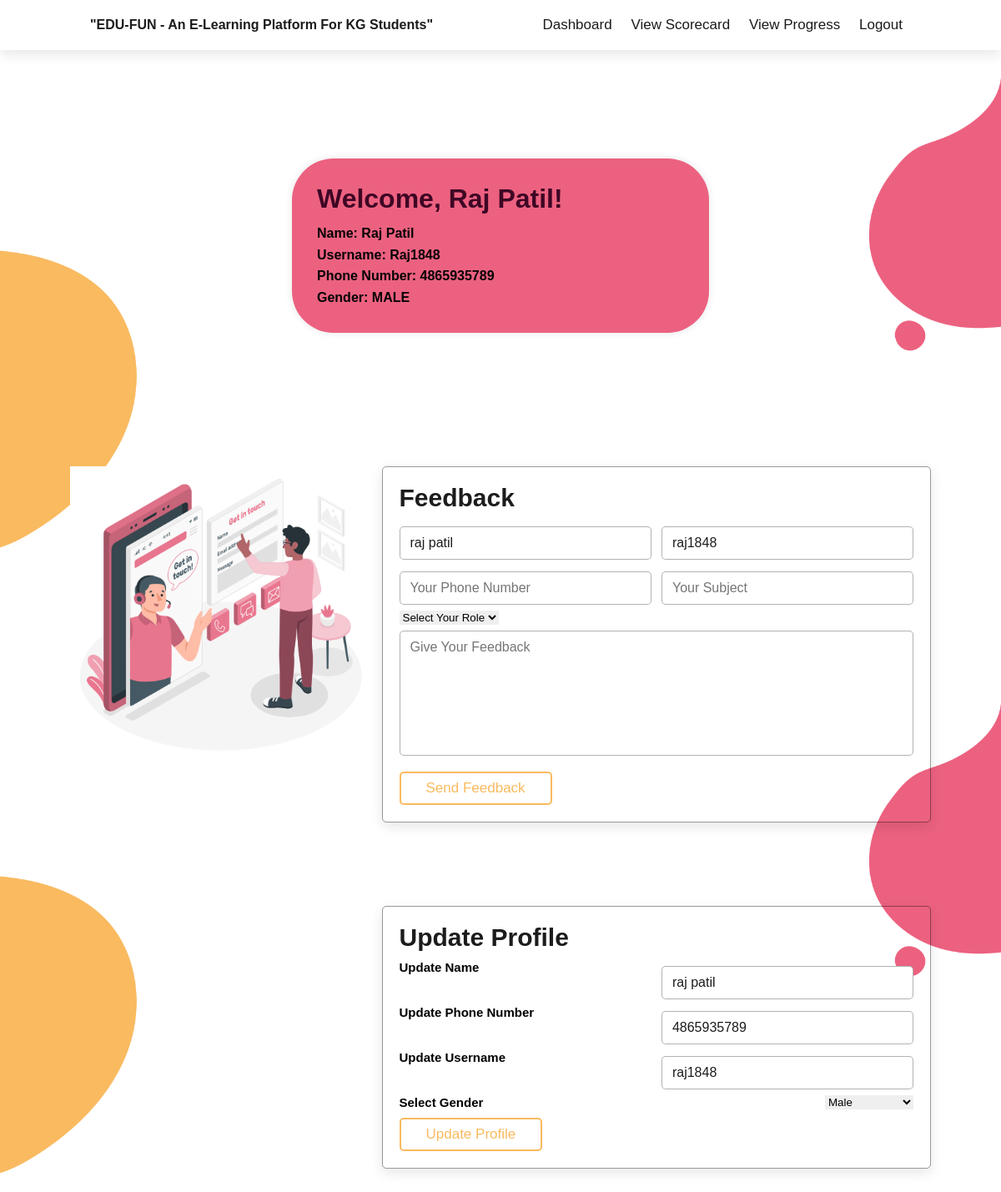
/parent_dashboard.php (signed in), run on the app's committed database.
### tables this page shows
CREATE TABLE `parent` (
  `Pid` int(11) NOT NULL,
  `Name` varchar(20) NOT NULL,
  `Phone` bigint(20) NOT NULL,
  `Pemail` varchar(225) NOT NULL,
  `password` varchar(225) NOT NULL,
  `status` int(11) NOT NULL,
  `gender` enum('MALE','FEMALE') NOT NULL
);

### parent_dashboard.php (the view, shortened to what this page needs)
<?php
include 'connect.php';
$email = $_SESSION['email'];
$sql = "SELECT * FROM parent WHERE Pemail = :email";
$stmt = $conn->prepare($sql);
$stmt->bindParam(':email', $email, PDO::PARAM_STR);
$stmt->execute();
$Parent = $stmt->fetch(PDO::FETCH_ASSOC);
$name = $Parent['Name'] ?? 'Not Provided';
$phone = $Parent['Phone'] ?? 'Not Provided';
$email = $Parent['Pemail'] ?? 'Not Provided';
$gender = $Parent['gender'] ?? 'Not Provided';
?>
<!DOCTYPE html>
<html lang="en">
<head>
    <link rel="stylesheet" href="css/dashboard.css">
    <link rel="stylesheet" href="css/dropdown.css">
    <link rel="stylesheet" href="/edufun/style.css">
</head>
<body>
    <header class="header">
        <a href="#" class="logo"> <i class="fas fa-school"></i><marquee>"EDU-FUN - An E-Learning Platform For KG Students"</marquee></a>
        <nav class="navbar">
            <a href="parent_dashboard.php">Dashboard</a>
            <a href="parent_scorecard.php">View Scorecard</a>
            <a href="parent_progress.php">View Progress</a>
            <a href="logout.php">Logout</a>
        </nav>
    </header>
    <div class="dashboard-container">
        <h1>Welcome, <?php echo htmlspecialchars($name); ?>!</h1>
        <p>Name: <?php echo htmlspecialchars($name); ?></p>
        <p>Username: <?php echo htmlspecialchars($email); ?></p>
        <p>Phone Number: <?php echo htmlspecialchars($phone); ?></p>
        <p>Gender: <?php echo htmlspecialchars($gender); ?></p>
    </div>
    <section class="contact" id="contact">
        <div class="row">
            <div class="image">
                <img src="images/contact.gif" alt="">
            </div>
            <form action="" method="POST">
                <h3>Feedback</h3>
                <div class="inputBox">
                    <input type="text" name="name" value="<?php echo htmlspecialchars($name); ?>" placeholder="Your Name" required>
                    <input type="email" name="email" value="<?php echo htmlspecialchars($email); ?>" placeholder="Your Email" required>
                </div>
                <div class="inputBox">
                    <input type="number" name="number" placeholder="Your Phone Number" required>
                    <input type="text" name="subject" placeholder="Your Subject" required>
                </div>
                <div class="inputBox">
                    <select name="role" required>
                        <option value="" disabled selected>Select your role</option>
                    </select>
                </div>
                <textarea name="feedback" placeholder="Give Your Feedback" required></textarea>
                <input type="submit" name="submit_feedback" value="Send Feedback" class="btn">
            </form>
        </div>
    </section>
    <section class="contact" id="update">
        <div class="row">
            <div class="image">
            </div>
            <form action="" method="POST">
                <h3>Update Profile</h3>
                <div class="inputBox">
                    <h2>Update Name</h2>
                    <input type="text" name="update_name" value="<?php echo htmlspecialchars($name); ?>" placeholder="Your Name" required>
                </div>
                <div class="inputBox">
                    <h2>Update Phone Number</h2>
                    <input type="text" name="update_phone" value="<?php echo htmlspecialchars($phone); ?>" placeholder="Your Phone Number" required>
                </div>
                <div class="inputBox">
                    <h2>Update Username</h2>
                    <input type="text" name="update_username" value="<?php echo htmlspecialchars($email); ?>" placeholder="Your Username" required>
                </div>
                <div class="inputBox">
                    <h2>Select Gender</h2>
                    <select name="update_gender" required>
                        <option value="Male" <?php if ($gender == 'Male') echo 'selected'; ?>>Male</option>
                    </select>
                </div>
                <input type="submit" name="update_profile" value="Update Profile" class="btn">
            </form>
        </div>
    </section>
</body>
</html>

### css/dashboard.css (style rules this page uses)
body { font-family: Arial, sans-serif; background: url('../images/teacher-bg.png'); margin: 0; padding: 0; background-size: 100%; height: 120vh; }
.dashboard-container { background-color: #ec6180; align-self: auto; margin : 190px auto 90px auto; padding: 30px; max-width: 500px; border-radius: 50px; box-shadow: 0 0 10px rgba(0, 0, 0, 0.1); }
h1 { color: #3e0624; font-size: 32px; margin-bottom: 10px; }
p { color: #030303; font-size: 16px; line-height: 1.6; font-weight: bold; }
a { text-decoration: none; color: #007bff; font-size: 16px; transition: color 0.3s ease; }

### style.css (style rules this page uses)
:root { --orange:#f9ba60; --pink:#e9768f; --black: #1d1c1c; --white: #fff; --light-color:#666; --box-shadow:0 .5rem 1.5rem rgba(0,0,0,.1); }
* { font-family: 'Poppins', sans-serif; margin: 0; padding: 0; box-sizing: border-box; outline: none; border: none; text-decoration: none; text-transform: capitalize; transition: all .2s linear; }
html { font-size: 62.5%; overflow-x: hidden; scroll-behavior: smooth; }
section { padding: 3rem 7%; }
.btn { font-size: 1.7rem; margin-top: 1rem; display: inline-block; padding: .8rem 3rem; border-radius: .5rem; border: .2rem solid var(--orange); color: var(--orange); background: none; cursor: pointer; }
.header { position: fixed; top: 0; left: 0; right: 0; z-index: 1000; display: flex; align-items: center; justify-content: space-between; padding: 2rem 9%; background: var(--white); box-shadow: var(--box-shadow); }
.header .logo { font-size: 120 rem; font-weight: bolder; color: var(--black); }
.header .navbar a { font-size: 1.7rem; margin: 0 1rem; color: var(--black); }
.contact .row { display: flex; flex-wrap: wrap; gap: 1.5rem; margin-top: 4rem; }
.contact .row .image { flex: 1 1 20rem; }
.contact .row .image img { width: 100%; }
.contact .row form { flex: 1 1 50rem; padding: 2rem; border: 0.1rem solid rgba(0,0,0,.4); box-shadow: var(--box-shadow); border-radius: .5rem; }
.contact .row form h3 { font-size: 3rem; padding-bottom: 1rem; color: var(--black); }
.contact .row form .inputBox { display: flex; flex-wrap: wrap; justify-content: space-between; }
.contact .row form .inputBox input { width: 49%; }
.contact .row form .inputBox input, .contact .row form textarea { font-size: 1.6rem; border: 0.1rem solid rgba(0,0,0,.3); border-radius: 0.5rem; padding: 1rem 1.2rem; color: var(--black); margin: .7rem 0; }
.contact .row form textarea { height: 15rem; width: 100%; resize: none; }
input, textarea { text-transform: none; }

### data on the page
parent: Name "Raj Patil", Pemail "Raj1848", Phone "4865935789", gender "MALE", name "raj patil", email "raj1848", update_name "raj patil", update_phone "4865935789", update_username "raj1848"
